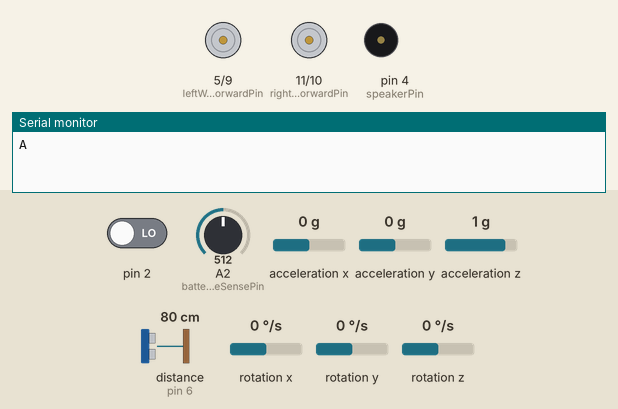
This sketch was run on a simulated Arduino Uno, built with avr-gcc and run on an emulated ATmega328P. Parts: motor-driver pin pairs drawn as motors (green arrow = first pin HIGH = forward, orange = second pin HIGH = backward, longer = more drive), buzzer (waves = sounding), the last lines printed to the serial monitor. The inputs (shaded band) are chosen by the test bench; at power-on: pin 2 LOW, A2 (batteryVoltageSensePin) = 512, acceleration x 0 g, acceleration y 0 g, acceleration z 1 g, distance to the obstacle (sensor on pin 6) 80 cm, rotation x 0 °/s, rotation y 0 °/s, rotation z 0 °/s. The echo pulse lasts 58.3 µs per cm; the sensor or clock chip raises its interrupt line as the real part does; random numbers use the default seed unless the sketch sets one.

Above: at 1.1 s.
At 18.4 s:
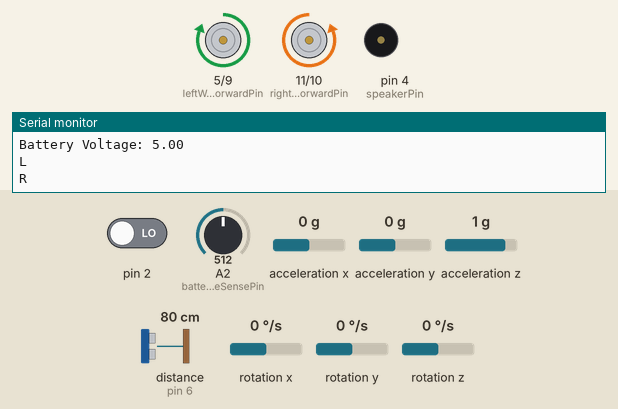
At 25.9 s:
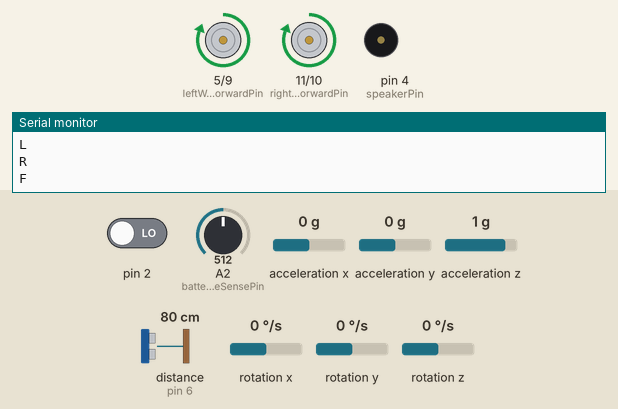
At 33.4 s:
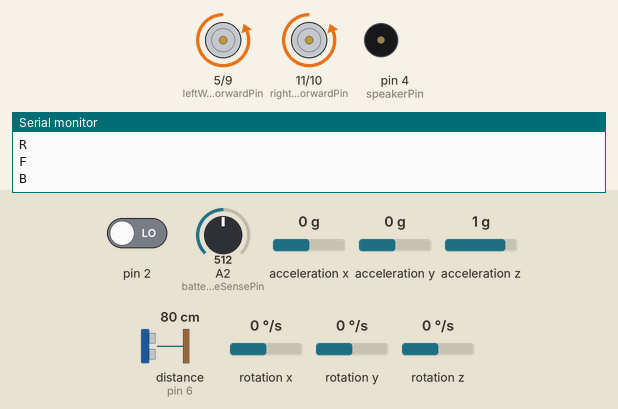
At 65.4 s:
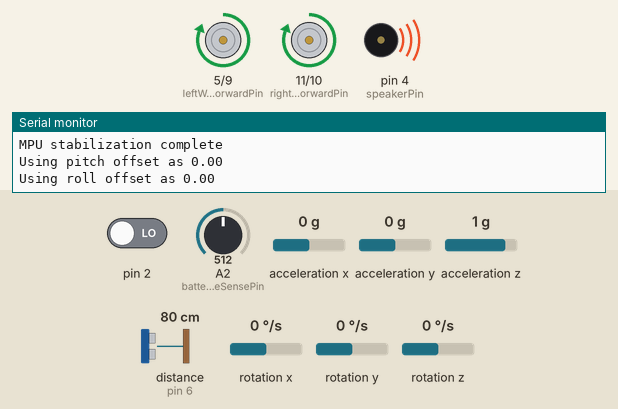
At 126.8 s:
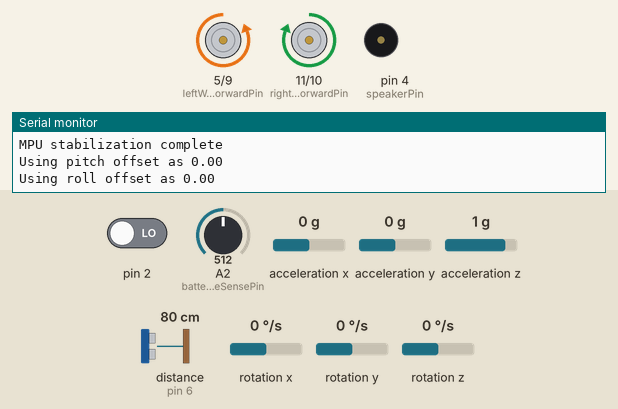
Timing chart, 0 to 128.3 s (numbered marks = the images above):
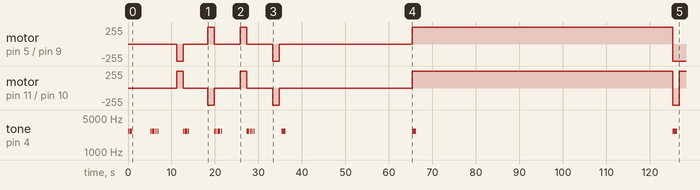

Measured:
- by itself, tone on pin 4 (speakerPin): plays 2700 Hz for 0.20 s, 2700 Hz for 0.60 s, 2700 Hz for 0.20 s, 2700 Hz for 0.60 s, 2700 Hz for 0.20 s, 2700 Hz for 0.20 s … (20 notes in this stretch)
- by itself, motor on pin 5 (leftWheelForwardPin) / pin 9 (leftWheelBackwardPin): stopped → backward 255/255 at 11.2 s, → stopped 1.5 s later, → forward 255/255 5.6 s later, → stopped 1.5 s later, … (10 changes in this stretch)

The sketch:

mingrobot-dualwheelbase-fixedhead-ultrasonic-voltage-pir-mpu.ino
```cpp
#include <VoltageSensor.h>
#include <UltrasonicSensor.h>
#include <DualWheelBase.h>
#include <MorseCode.h>
#include <DeepSleep.h>
#include <PID_v1.h> //You can download the driver from https://github.com/br3ttb/Arduino-PID-Library/
#include "I2Cdev.h"
#include "MPU6050_6Axis_MotionApps20.h" //You can download the driver from https://github.com/electroniccats/mpu6050
#include "Wire.h"

//Pin Configuration
const int leftWheelForwardPin = 5;//5
const int leftWheelBackwardPin = 9;//9
const int rightWheelForwardPin = 11;//10
const int rightWheelBackwardPin = 10;//11
const int smartPowerPin = 8; //can be used to sleep and wake peripherals
const int speakerPin = 4;
const int ultraTriggerPin = 7;
const int ultraEchoPin = 6;
const int batteryVoltageSensePin = A2;//A2 incase you want to detect from dedicated pin. -1 incase you want to detect from vcc.
const int pirInterruptPin = 3;//pin 3 only should be used

//functional Configuration
const int avoidableObstacleRange = 60;//cm
const int emergencyObstacleRange = avoidableObstacleRange / 3; //cm
const float emergencyPitchRollRange = 5;//degrees
const int timeToStickRightLeftDecission = 5000;//milli seconds
const int talkFrequency = 2700;//frequency in Hz
const int morseUnit = 200; //unit of morse
const unsigned long robotJamCheckTime = 120000; //milli seconds
const int baseMovementTime = 1500;//milli seconds
const float sleepVoltage = 3.3;//volts
const float wakeVoltage = 3.7;//volts. Must be greater than sleepVoltage.
const float smallR = 10000.0;//Ohms. It is Voltage sensor smaller Resistance value. Usually the one connected to ground.
const float bigR = 10000.0;//Ohms. It is Voltage sensor bigger Resistance value. Usually the one connected to sense.
double Kp = 8.0, Ki = 1.0, Kd = 2.0; //Specify the links and initial tuning parameters

//Dont touch below stuff
unsigned long lastComandedDirectionChangeTime = 0;
unsigned long overrideForwardUntill = 0;
unsigned long lastRightLeftDecidedTime = 0;
boolean isMarkedForSleep = false;
boolean isIntruderDetected = false;
boolean isRightDecidedCached = false;
float destinationHeading = 0.0;
double Setpoint, Input, Output;//Define Variables we'll be connecting to
float emergencyPitchOffset = 0;
float emergencyRollOffset = 0;

// MPU control/status vars
bool dmpReady = false;  // set true if DMP init was successful
uint8_t mpuIntStatus;   // holds actual interrupt status byte from MPU
uint8_t devStatus;      // return status after each device operation (0 = success, !0 = error)
uint16_t packetSize;    // expected DMP packet size (default is 42 bytes)
uint16_t fifoCount;     // count of all bytes currently in FIFO
uint8_t fifoBuffer[64]; // FIFO storage buffer
Quaternion q;           // [w, x, y, z]         quaternion container
VectorInt16 aa;         // [x, y, z]            accel sensor measurements
VectorInt16 aaReal;     // [x, y, z]            gravity-free accel sensor measurements
VectorInt16 aaWorld;    // [x, y, z]            world-frame accel sensor measurements
VectorFloat gravity;    // [x, y, z]            gravity vector
float euler[3];         // [psi, theta, phi]    Euler angle container
float ypr[3];           // [yaw, pitch, roll]   yaw/pitch/roll container and gravity vector
volatile bool mpuInterrupt = false;     // indicates whether MPU interrupt pin has gone high

VoltageSensor batteryVoltageSensor(batteryVoltageSensePin, smallR, bigR);
UltrasonicSensor ultrasonicSensor(ultraTriggerPin, ultraEchoPin);
DualWheelBase base(leftWheelForwardPin, leftWheelBackwardPin, rightWheelForwardPin, rightWheelBackwardPin);
MorseCode morseCode(speakerPin, talkFrequency, morseUnit);
DeepSleep deepSleep;
PID myPID(&Input, &Output, &Setpoint, Kp, Ki, Kd, DIRECT);
MPU6050 mpu;

void setup() {
  Serial.begin(115200);
  pinMode(pirInterruptPin, INPUT);// define interrupt pin as input to read interrupt received by PIR sensor
  pinMode(smartPowerPin, OUTPUT);

  myPID.SetMode(AUTOMATIC);
  myPID.SetOutputLimits(-255, 255);

  //Wake the robot
  markForWakeup();

  //Print the voltage of battery
  Serial.println("Battery Voltage: " + String(batteryVoltageSensor.senseVoltage()));

  //check if battery is low and skip bios dance
  if (!isBatteryDead()) {
    doBIOSManoeuvre();
  }

  setupMPU();
  stabilizeMPU();
  calculatePitchRollBodyOffset();

}

void loop() {
  //NOTE: Never write anything at the start of loop. Since it will impact the sleep power consumption

  if (isMarkedForSleep) {

    //check if battery is charged and wake up
    if (isBatteryCharged()) {
      markForWakeup();
      return;
    }

    //check if there was any intruder recently
    if (isIntruderDetected) {
      doIntruderManoeuvre();
      return;
    }

    //check if battery is low and continue sleep
    else {
      doSleepForEightSeconds();
      return;
    }

  } else {

    //TODO: Dont quite like it here
    populateYPR();

    //check if battery is low and go to sleep
    if (isBatteryDead()) {
      markForSleep();
      return;
    }

    //TODO: Need to better check if there is a robot jam
    else if (isJamDetected()) {
      tone(speakerPin, talkFrequency, 1000);
      markForForwardOverride(baseMovementTime);
      setJamDestination();
    }

    //incase of excessive pitch or roll
    //below is true means im going forward
    else if (isEmergencyPitchRollSituation() && !isForwardOverridden() && isClimbingPitch()) {
      //so lets go backward
      tone(speakerPin, talkFrequency, 100);
      markForForwardOverride(baseMovementTime);
      setEmergencyDestination();
    }

    //incase of excessive pitch or roll
    //below is true means im going backward
    //TODO: Not really sure if this is working. Need to test properly
    else if (isEmergencyPitchRollSituation() && isForwardOverridden() && !isClimbingPitch()) {
      //so lets not go backward. You can stop going backward by removing mark
      tone(speakerPin, talkFrequency, 100);
      markForForwardOverride(0);
      setAvoidableObstacleDestination();
    }

    //incase of emergency
    else if (isObstacleWithinEmergencyDistance()) {
      tone(speakerPin, talkFrequency, 100);
      markForForwardOverride(baseMovementTime);
      setEmergencyDestination();
    }

    //Only do this when you are moving forward
    else if (isObstacleWithinAvoidableDistance()) {
      //below is true means im going forward
      if (!isForwardOverridden())
        setAvoidableObstacleDestination();
    }

    rotateOrSteerAndGoTowardsDestination();

  }

}

void markForSleep() {
  morseCode.play("SOS");
  isMarkedForSleep = true;
  digitalWrite(smartPowerPin, LOW);
}

//TODO: Need to get rid of marks logic
void markForWakeup() {
  morseCode.play("A");
  isMarkedForSleep = false;
  digitalWrite(smartPowerPin, HIGH);
  lastComandedDirectionChangeTime = millis();
  overrideForwardUntill = millis();
}

void markForForwardOverride(unsigned long overrideTime) {
  overrideForwardUntill = millis() + overrideTime;
}

boolean isClimbingPitch() {
  return ypr[1] >= 0;
}

boolean isForwardOverridden() {
  return overrideForwardUntill > millis();
}

boolean isBatteryCharged() {
  return batteryVoltageSensor.senseVoltage() > wakeVoltage;
}

boolean isJamDetected() {
  return abs(millis() - lastComandedDirectionChangeTime) > robotJamCheckTime;
}

boolean isBatteryDead() {
  return batteryVoltageSensor.senseVoltage() < sleepVoltage;
}

void intruderDetected() {
  isIntruderDetected = true;
}

boolean isObstacleWithinAvoidableDistance() {
  int centerReading = (int) ultrasonicSensor.obstacleDistance();
  return (centerReading > emergencyObstacleRange && centerReading <= avoidableObstacleRange);
}

boolean isEmergencyPitchRollSituation() {
  float currentPitchWithOffset = (ypr[1] * 180 / M_PI) - emergencyPitchOffset;
  float currentRollWithOffset = (ypr[2] * 180 / M_PI) - emergencyRollOffset;
  boolean safe = (-emergencyPitchRollRange < currentPitchWithOffset && currentPitchWithOffset < emergencyPitchRollRange &&
                  -emergencyPitchRollRange < currentRollWithOffset && currentRollWithOffset < emergencyPitchRollRange);
  return !safe;
}

boolean isObstacleWithinEmergencyDistance() {
  int centerReading = (int) ultrasonicSensor.obstacleDistance();
  return (centerReading > 0 && centerReading <= emergencyObstacleRange);
}

boolean isRightDecided() {
  if (millis() - lastRightLeftDecidedTime > timeToStickRightLeftDecission) {
    isRightDecidedCached = (random(0, 2) < 1);
    lastRightLeftDecidedTime = millis();
  }
  return isRightDecidedCached;
}

void setEmergencyDestination() {
  if (isRightDecided())
    setRightDestinationByAngle(random(9, 18) * 10);
  else
    setLeftDestinationByAngle(random(9, 18) * 10);
}

void setJamDestination() {
  if (isRightDecided())
    setRightDestinationByAngle(random(1, 36) * 10);
  else
    setLeftDestinationByAngle(random(1, 36) * 10);
}

void setAvoidableObstacleDestination() {
  if (isRightDecided())
    setRightDestinationByAngle(random(1, 9) * 10);
  else
    setLeftDestinationByAngle(random(1, 9) * 10);
}

void doIntruderManoeuvre() {
  morseCode.play("INTRUDER");
  isIntruderDetected = false;
}

void doSleepForEightSeconds() {
  //Attach the PIR to activate intruder detection
  isIntruderDetected = false;
  attachInterrupt(digitalPinToInterrupt(pirInterruptPin), intruderDetected, RISING);

  deepSleep.sleepForEightSecondsUnlessInterrupted();

  //Detach the PIR since we dont need intruder detection anymore
  detachInterrupt(digitalPinToInterrupt(pirInterruptPin));
}

void doBIOSManoeuvre() {
  //left
  morseCode.play("L");
  base.rotateLeft();
  delay(baseMovementTime);
  base.stop();

  //right
  morseCode.play("R");
  base.rotateRight();
  delay(baseMovementTime);
  base.stop();

  //forward
  morseCode.play("F");
  base.goForward();
  delay(baseMovementTime);
  base.stop();

  //backward
  morseCode.play("B");
  base.goBackward();
  delay(baseMovementTime);
  base.stop();

}

float getHeading() {
  if (ypr[0] > 0) {
    //Serial.println(ypr[0] * 180 / M_PI);
    return ypr[0] * 180 / M_PI;
  }
  else {
    //Serial.println((180 - abs(ypr[0] * 180 / M_PI)) + 180);
    return (180 - abs(ypr[0] * 180 / M_PI)) + 180;
  }
}

//setup the mpu
void setupMPU() {
  // join I2C bus (I2Cdev library doesn't do this automatically)
  Wire.begin();
  TWBR = 24; // 400kHz I2C clock (200kHz if CPU is 8MHz)

  // NOTE: 8MHz or slower host processors, like the Teensy @ 3.3v or Ardunio
  // Pro Mini running at 3.3v, cannot handle this baud rate reliably due to
  // the baud timing being too misaligned with processor ticks. You must use
  // 38400 or slower in these cases, or use some kind of external separate
  // crystal solution for the UART timer.

  // initialize device
  Serial.println(F("Initializing I2C devices..."));
  mpu.initialize();

  // verify connection
  Serial.println(F("Testing device connections..."));
  Serial.println(mpu.testConnection() ? F("MPU6050 connection successful") : F("MPU6050 connection failed"));

  // load and configure the DMP
  Serial.println(F("Initializing DMP..."));
  devStatus = mpu.dmpInitialize();

  // supply your own gyro offsets here, scaled for min sensitivity
  mpu.setXGyroOffset(220);
  mpu.setYGyroOffset(76);
  mpu.setZGyroOffset(-85);
  mpu.setZAccelOffset(1788); // 1688 factory default for my test chip

  // make sure it worked (returns 0 if so)
  if (devStatus == 0) {
    // turn on the DMP, now that it's ready
    Serial.println(F("Enabling DMP..."));
    mpu.setDMPEnabled(true);

    // enable Arduino interrupt detection
    Serial.println(F("Enabling interrupt detection (Arduino external interrupt 0)..."));
    attachInterrupt(0, dmpDataReady, RISING);
    mpuIntStatus = mpu.getIntStatus();

    // set our DMP Ready flag so the main loop() function knows it's okay to use it
    Serial.println(F("DMP ready! Waiting for first interrupt..."));
    dmpReady = true;

    // get expected DMP packet size for later comparison
    packetSize = mpu.dmpGetFIFOPacketSize();
  } else {
    // ERROR!
    // 1 = initial memory load failed
    // 2 = DMP configuration updates failed
    // (if it's going to break, usually the code will be 1)
    Serial.print(F("DMP Initialization failed (code "));
    Serial.print(devStatus);
    Serial.println(F(")"));
    morseCode.play("DMP Failed");
    while (true);
  }
}

void stabilizeMPU() {
  Serial.println("Stabilizing MPU...");
  unsigned long currentTime = millis();
  tone(speakerPin, talkFrequency, 1000);
  while (millis() - currentTime < 30000) {
    populateYPR();
  }
  tone(speakerPin, talkFrequency, 1000);
  Serial.println("MPU stabilization complete");
}

//dmp interrupt
void dmpDataReady() {
  mpuInterrupt = true;
}

//populates the ypr based on interrupt condition
void populateYPR() {
  // wait for MPU interrupt or extra packet(s) available
  if (mpuInterrupt || fifoCount > packetSize) {
    // reset interrupt flag and get INT_STATUS byte
    mpuInterrupt = false;
    mpuIntStatus = mpu.getIntStatus();

    // get current FIFO count
    fifoCount = mpu.getFIFOCount();

    // check for overflow (this should never happen unless our code is too inefficient)
    if ((mpuIntStatus & 0x10) || fifoCount == 1024) {
      // reset so we can continue cleanly
      mpu.resetFIFO();
      Serial.println(F("FIFO overflow!"));

      // otherwise, check for DMP data ready interrupt (this should happen frequently)
    } else if (mpuIntStatus & 0x02) {
      // wait for correct available data length, should be a VERY short wait
      while (fifoCount < packetSize) fifoCount = mpu.getFIFOCount();

      // read a packet from FIFO
      mpu.getFIFOBytes(fifoBuffer, packetSize);

      // track FIFO count here in case there is > 1 packet available
      // (this lets us immediately read more without waiting for an interrupt)
      fifoCount -= packetSize;
      mpu.dmpGetQuaternion(&q, fifoBuffer);
      mpu.dmpGetGravity(&gravity, &q);
      mpu.dmpGetYawPitchRoll(ypr, &q, &gravity);
//      Serial.print("ypr\t");
//      Serial.print(ypr[0] * 180 / M_PI);
//      Serial.print("\t");
//      Serial.print(ypr[1] * 180 / M_PI);
//      Serial.print("\t");
//      Serial.println(ypr[2] * 180 / M_PI);
    }
  }
}

void rotateOrSteerAndGoTowardsDestination() {
  float angleDiff = calculateAngularDifferenceVector();
  Setpoint = 0;
  Input = angleDiff;
  myPID.Compute();
  //If powerDiff is positive i need to steer left
  //If powerDiff is negative i need to steer right
  float powerDiff = Output;
  //Serial.println("PID Input: " + String(angleDiff) + " & Output: " + powerDiff + " will steer to fix the problem");
  if (isForwardOverridden()) {
    base.goBackward();
  } else if (powerDiff < -254) {
    base.rotateRight();
  } else if (powerDiff > 254) {
    base.rotateLeft();
  } else {
    base.goForward(powerDiff);
  }
}

float calculateAngularDifferenceVector() {
  //The angular error is calculated by actual - required. Further the easisest / closest direction is choosen as part of returning the value.
  float currentHeading = getHeading();
  if (currentHeading >= destinationHeading) {
    float left = currentHeading - destinationHeading;
    float right = (360.0 - currentHeading) + destinationHeading;
    if (left < right)
      return -1 * left;
    else
      return right;
  } else {
    float left = (360.0 - destinationHeading) + currentHeading;
    float right = destinationHeading - currentHeading;
    if (left < right)
      return -1 * left;
    else
      return right;
  }
}

void setLeftDestinationByAngle(int angle) {
  float currentHeading = getHeading();
  if (currentHeading >= angle) {
    destinationHeading = currentHeading - angle;
  } else {
    destinationHeading = 360 - (angle - currentHeading);
  }
  lastComandedDirectionChangeTime = millis();
}

void setRightDestinationByAngle(int angle) {
  float currentHeading = getHeading();
  if (currentHeading + angle < 360) {
    destinationHeading = currentHeading + angle;
  } else {
    destinationHeading = (currentHeading + angle) - 360;
  }
  lastComandedDirectionChangeTime = millis();
}

void calculatePitchRollBodyOffset() {
  populateYPR();
  emergencyPitchOffset = ypr[1] * 180 / M_PI;
  emergencyRollOffset = ypr[2] * 180 / M_PI;
  Serial.println("Using pitch offset as " + String(emergencyPitchOffset));
  Serial.println("Using roll offset as " + String(emergencyRollOffset));
}
```
